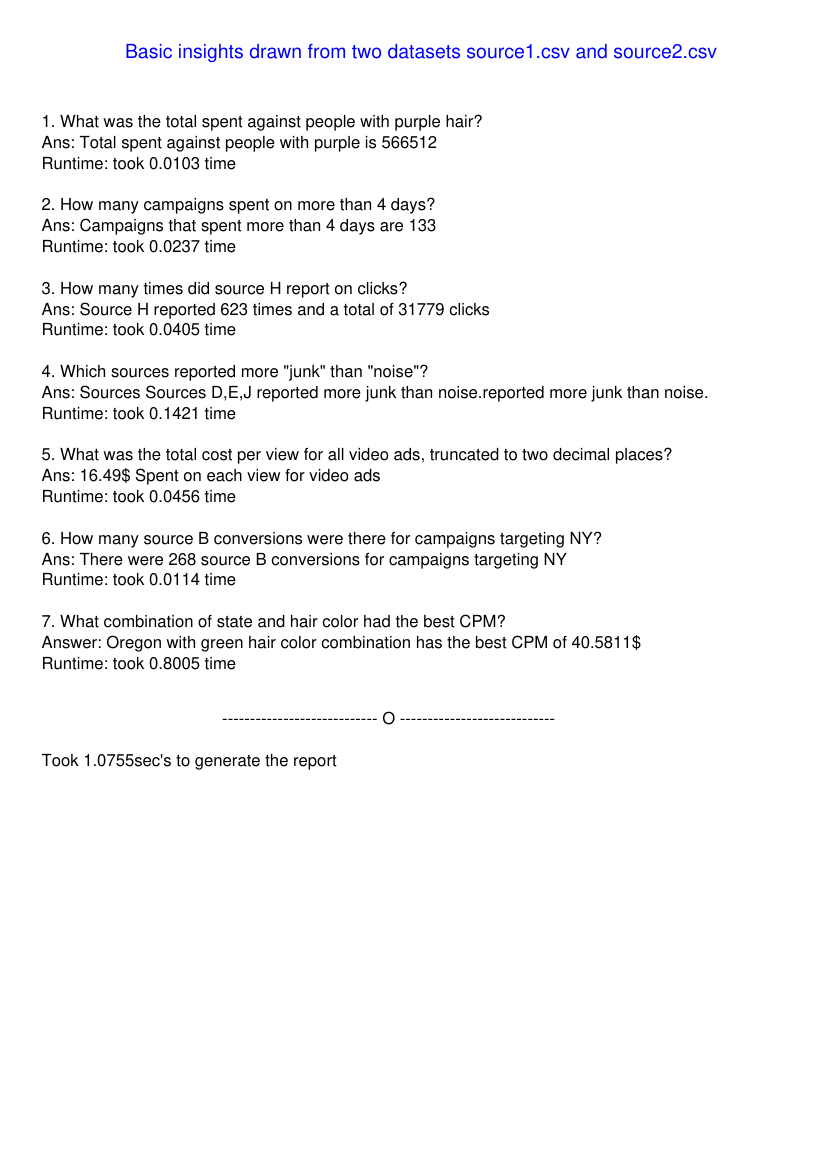

The Python source for this figure:
import pandas as pd
import numpy as np
from states import states
import json
import time
import math
from reportlab.pdfgen import canvas

# Creates a report as pdf file

c = canvas.Canvas("report.pdf")
c.setFont('Helvetica', 14)
c.setFillColorRGB(0,0,255)
c.drawString(90,800,"Basic insights drawn from two datasets source1.csv and source2.csv")


df1 = pd.read_csv('source1.csv')
df2 = pd.read_csv('source2.csv')

####################     Question 1     ##########################
# 1. what was the total spent against people with purple hair?

start = time.time()

c.setFont('Helvetica',12)
c.setFillColorRGB(0,0,0)
c.drawString(30,750,'1. What was the total spent against people with purple hair?')

c_start = time.time()

hair_color = 'purple'
campaign_ids = df1[df1['audience'].str.contains(hair_color)]['campaign_id']
total_spent = sum(df2[df2['campaign_id'].isin(campaign_ids)]['spend'])

c_end = time.time()

c.drawString(30,735,'Ans: Total spent against people with ' + hair_color + ' is ' + str(total_spent))
c.drawString(30,720,'Runtime: took ' + str(round(c_end-c_start,4)) + ' time')

####################     Question 2     ##########################
# 2. how many campaigns spent on more than 4 days?

c.drawString(30,690,'2. How many campaigns spent on more than 4 days?')

c_start = time.time()

mt_4 = sum(list(df2.groupby(['campaign_id']).count()['date'] > 4))

c_end = time.time()

c.drawString(30,675,'Ans: Campaigns that spent more than 4 days are ' + str(mt_4))
c.drawString(30,660,'Runtime: took ' + str(round(c_end-c_start,4)) + ' time')


####################     Question 3     ##########################
# 3. how many times did source H report on clicks?

c.drawString(30,630,'3. How many times did source H report on clicks?')

c_start = time.time()

total_reports = 0
total_clicks = 0

selected_idxs =  list(df2['actions'].str.contains('H'))

for row in df2.iloc[selected_idxs]['actions']:
	for obj in json.loads(row):
		if ('H' in obj) and obj['action'] == 'clicks':
			total_clicks += obj['H']
			total_reports += 1

c_end = time.time()

c.drawString(30,615,'Ans: Source H reported ' + str(total_reports) + ' times and a total of ' + str(total_clicks) + ' clicks' )
c.drawString(30,600,'Runtime: took ' + str(round(c_end-c_start,4)) + ' time')

####################     Question 4     ##########################
# 4. which sources reported more "junk" than "noise"?

c.drawString(30,570,'4. Which sources reported more "junk" than "noise"?')

c_start = time.time()

doc = {}

actions_list = ['junk', 'noise']
list_of_actions =  df2[df2['actions'].str.contains(actions_list[0]+"|"+actions_list[1])]['actions']

for row in list_of_actions:
	for obj in json.loads(row):
		if obj['action'] in actions_list:
			if not obj['action'] in doc:
				doc[obj['action']] = {}
			for key in obj.keys():
				if key == 'action':
					continue
				if not key in doc[obj['action']]:
					doc[obj['action']][key] = obj[key]
				else:
					doc[obj['action']][key] = doc[obj['action']][key] + obj[key]

df = pd.DataFrame.from_dict(doc)
df = df[df.junk > df.noise]
sources =  "Sources " + ','.join(df.index.values) + " reported more junk than noise."

c_end = time.time()

c.drawString(30,555,'Ans: Sources ' + sources + 'reported more junk than noise.')
c.drawString(30,540,'Runtime: took ' + str(round(c_end-c_start,4)) + ' time')

####################     Question 5     ##########################
# 5. what was the total cost per view for all video ads, truncated to two decimal places?

c.drawString(30,510,'5. What was the total cost per view for all video ads, truncated to two decimal places?')

c_start = time.time()

video_df = df2[df2['ad_type'].str.contains("video")]
value_spent = video_df['spend'].sum()
list_of_actions = video_df[video_df['actions'].str.contains('views')]['actions']

no_of_views = 0

for row in list_of_actions:
	for obj in json.loads(row):
		if obj['action'] == 'views':
			for val in obj.values():
				if val != 'views':
					no_of_views += val

cost_per_view = str(round(float(value_spent) / no_of_views ,2)) + '$ Spent on each view for video ads'

c_end = time.time()

c.drawString(30,495,'Ans: ' + cost_per_view)
c.drawString(30,480,'Runtime: took ' + str(round(c_end-c_start,4)) + ' time')

####################     Question 6     ##########################
# 6. how many source B conversions were there for campaigns targeting NY?

c.drawString(30,450,'6. How many source B conversions were there for campaigns targeting NY?')

c_start = time.time()

NY_campaign_ids = df1[df1['audience'].str.contains("NY")]['campaign_id']
NY_actions = df2[df2['campaign_id'].isin(NY_campaign_ids)]['actions']

total_conversions_in_NY = 0
for row in NY_actions:
	for obj in json.loads(row):
		if ('B' in obj) and (obj['action'] == 'conversions'):
			total_conversions_in_NY += obj['B']

c_end = time.time()

c.drawString(30,435,'Ans: There were ' + str(total_conversions_in_NY) +' source B conversions for campaigns targeting NY')
c.drawString(30,420,'Runtime: took ' + str(round(c_end-c_start,4)) + ' time')


####################     Question 7     ##########################
# 7. what combination of state and hair color had the best CPM?

c.drawString(30,390,'7. What combination of state and hair color had the best CPM?')

c_start = time.time()

pattern = '([A-Z]+\_[a-z]+)'
grouped = df1.groupby([df1['audience'].str.extract(pattern, expand=False)])

min_cpm = float('nan')
audience_name = '' 

for name, group in grouped:
	impressions = sum(group['impressions'])
	spend = sum(df2[df2['campaign_id'].isin(group['campaign_id'])]['spend'])
	cpm = round(float(spend) / (impressions) * 1000 , 4)
	if math.isnan(min_cpm) or (cpm < min_cpm):
		min_cpm = cpm
		audience_name = name

color = audience_name.split('_')[1]
state = audience_name.split('_')[0]

c_end = time.time()

c.drawString(30,375,'Answer: ' + states[state] + ' with ' + color +' hair color combination has the best CPM of ' + str(round(min_cpm,4)) + '$')
c.drawString(30,360,'Runtime: took ' + str(round(c_end-c_start,4)) + ' time')

c.drawString(160, 320,'---------------------------- O ----------------------------')

end = time.time()

c.drawString(30,290,'Took ' + str(round(end-start,4)) + 'sec\'s to generate the report')

c.save()